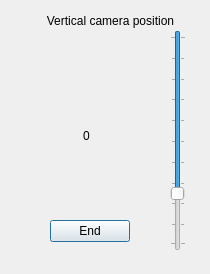
<?xml version="1.0" encoding="UTF-8"?>
<ui version="4.0">
 <class>verticalslider</class>
 <widget class="QDialog" name="verticalslider">
  <property name="geometry">
   <rect>
    <x>0</x>
    <y>0</y>
    <width>210</width>
    <height>274</height>
   </rect>
  </property>
  <property name="windowTitle">
   <string>Dialog</string>
  </property>
  <widget class="QLabel" name="label">
   <property name="geometry">
    <rect>
     <x>20</x>
     <y>10</y>
     <width>181</width>
     <height>21</height>
    </rect>
   </property>
   <property name="text">
    <string>Vertical camera position</string>
   </property>
   <property name="alignment">
    <set>Qt::AlignCenter</set>
   </property>
  </widget>
  <widget class="QSlider" name="verticalSlider">
   <property name="geometry">
    <rect>
     <x>170</x>
     <y>30</y>
     <width>16</width>
     <height>221</height>
    </rect>
   </property>
   <property name="sliderPosition">
    <number>75</number>
   </property>
   <property name="orientation">
    <enum>Qt::Vertical</enum>
   </property>
   <property name="invertedAppearance">
    <bool>true</bool>
   </property>
   <property name="tickPosition">
    <enum>QSlider::TicksBothSides</enum>
   </property>
   <property name="tickInterval">
    <number>10</number>
   </property>
  </widget>
  <widget class="QLabel" name="pos">
   <property name="geometry">
    <rect>
     <x>56</x>
     <y>120</y>
     <width>61</width>
     <height>31</height>
    </rect>
   </property>
   <property name="text">
    <string>0</string>
   </property>
   <property name="alignment">
    <set>Qt::AlignCenter</set>
   </property>
  </widget>
  <widget class="QPushButton" name="pushButton">
   <property name="geometry">
    <rect>
     <x>50</x>
     <y>220</y>
     <width>80</width>
     <height>22</height>
    </rect>
   </property>
   <property name="text">
    <string>End</string>
   </property>
  </widget>
 </widget>
 <resources/>
 <connections>
  <connection>
   <sender>pushButton</sender>
   <signal>pressed()</signal>
   <receiver>verticalslider</receiver>
   <slot>close()</slot>
   <hints>
    <hint type="sourcelabel">
     <x>89</x>
     <y>230</y>
    </hint>
    <hint type="destinationlabel">
     <x>104</x>
     <y>136</y>
    </hint>
   </hints>
  </connection>
  <connection>
   <sender>verticalSlider</sender>
   <signal>sliderMoved(int)</signal>
   <receiver>pos</receiver>
   <slot>setNum(int)</slot>
   <hints>
    <hint type="sourcelabel">
     <x>177</x>
     <y>140</y>
    </hint>
    <hint type="destinationlabel">
     <x>86</x>
     <y>135</y>
    </hint>
   </hints>
  </connection>
 </connections>
</ui>
